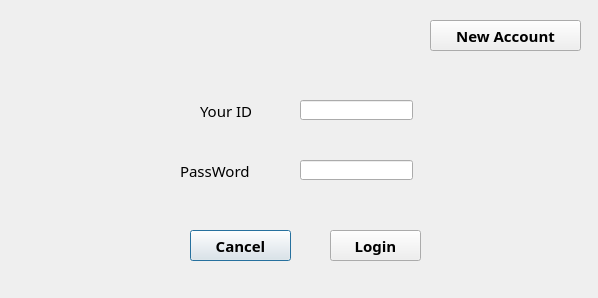
<?xml version="1.0" encoding="UTF-8"?>
<ui version="4.0">
 <class>Login</class>
 <widget class="QDialog" name="Login">
  <property name="geometry">
   <rect>
    <x>0</x>
    <y>0</y>
    <width>598</width>
    <height>298</height>
   </rect>
  </property>
  <property name="windowTitle">
   <string>快登陆吧</string>
  </property>
  <property name="windowIcon">
   <iconset resource="img.qrc">
    <normaloff>:/getheadimg.jpg</normaloff>:/getheadimg.jpg</iconset>
  </property>
  <property name="styleSheet">
   <string notr="true">image: url(:/loginbackground.png);</string>
  </property>
  <widget class="QPushButton" name="pushButton">
   <property name="geometry">
    <rect>
     <x>190</x>
     <y>230</y>
     <width>101</width>
     <height>31</height>
    </rect>
   </property>
   <property name="font">
    <font>
     <family>新蒂黑板报底字</family>
     <pointsize>11</pointsize>
     <weight>75</weight>
     <bold>true</bold>
    </font>
   </property>
   <property name="styleSheet">
    <string notr="true"/>
   </property>
   <property name="text">
    <string>Cancel</string>
   </property>
  </widget>
  <widget class="QPushButton" name="pushButton_2">
   <property name="geometry">
    <rect>
     <x>330</x>
     <y>230</y>
     <width>91</width>
     <height>31</height>
    </rect>
   </property>
   <property name="font">
    <font>
     <family>新蒂黑板报底字</family>
     <pointsize>11</pointsize>
     <weight>75</weight>
     <bold>true</bold>
    </font>
   </property>
   <property name="text">
    <string>Login</string>
   </property>
  </widget>
  <widget class="QLineEdit" name="lineEdit">
   <property name="geometry">
    <rect>
     <x>300</x>
     <y>100</y>
     <width>113</width>
     <height>20</height>
    </rect>
   </property>
   <property name="font">
    <font>
     <family>华康少女文字W5(P)</family>
    </font>
   </property>
  </widget>
  <widget class="QLineEdit" name="lineEdit_2">
   <property name="geometry">
    <rect>
     <x>300</x>
     <y>160</y>
     <width>113</width>
     <height>20</height>
    </rect>
   </property>
   <property name="font">
    <font>
     <family>华康少女文字W5(P)</family>
    </font>
   </property>
   <property name="echoMode">
    <enum>QLineEdit::Password</enum>
   </property>
  </widget>
  <widget class="QLabel" name="label">
   <property name="geometry">
    <rect>
     <x>200</x>
     <y>100</y>
     <width>81</width>
     <height>21</height>
    </rect>
   </property>
   <property name="font">
    <font>
     <family>新蒂黑板报底字</family>
     <pointsize>11</pointsize>
    </font>
   </property>
   <property name="text">
    <string>Your ID</string>
   </property>
   <property name="textFormat">
    <enum>Qt::PlainText</enum>
   </property>
   <property name="openExternalLinks">
    <bool>false</bool>
   </property>
  </widget>
  <widget class="QLabel" name="label_2">
   <property name="geometry">
    <rect>
     <x>180</x>
     <y>160</y>
     <width>91</width>
     <height>21</height>
    </rect>
   </property>
   <property name="font">
    <font>
     <family>新蒂黑板报底字</family>
     <pointsize>11</pointsize>
    </font>
   </property>
   <property name="text">
    <string>PassWord</string>
   </property>
  </widget>
  <widget class="QPushButton" name="pushButton_3">
   <property name="geometry">
    <rect>
     <x>430</x>
     <y>20</y>
     <width>151</width>
     <height>31</height>
    </rect>
   </property>
   <property name="font">
    <font>
     <family>新蒂黑板报底字</family>
     <pointsize>11</pointsize>
     <weight>75</weight>
     <bold>true</bold>
    </font>
   </property>
   <property name="text">
    <string>New Account</string>
   </property>
  </widget>
 </widget>
 <resources>
  <include location="img.qrc"/>
 </resources>
 <connections/>
</ui>
